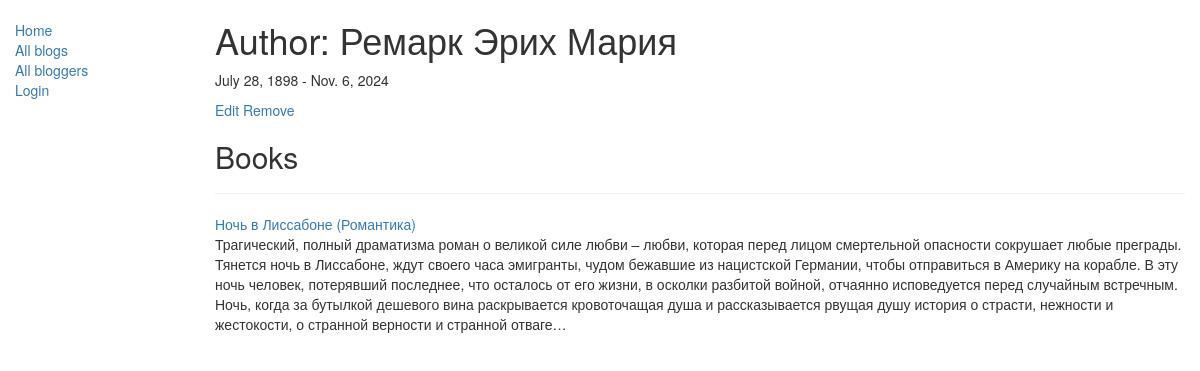
Before: /catalog/author/1/ with the older database file.
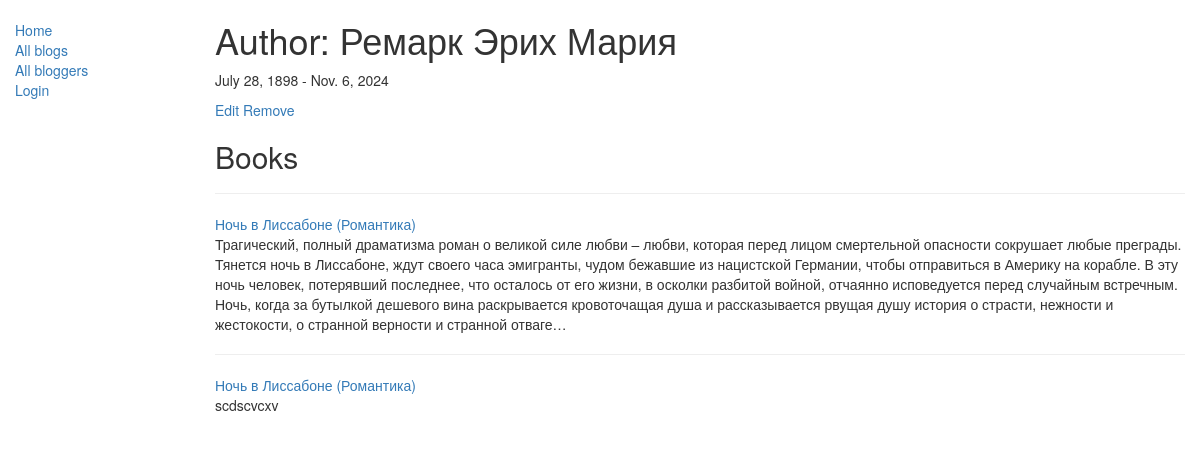
After: the same page with the newer database file.
### catalog/models.py (models this page shows, shortened)
class Book(models.Model):
    title = models.CharField(max_length=200)
    author = models.ForeignKey('Author', on_delete=models.SET_NULL, null=True)
    summary = models.TextField(max_length=1000, help_text="Enter a brief description of the book")
    isbn = models.CharField('ISBN', max_length=13,
                            help_text='13 Charact <a href="https://www.isbn-international.org/content/what-isbn">ISBN номер</a>')
    genre = models.ManyToManyField('Genre', help_text="Select a genre for this book")
    def get_absolute_url(self):
        return reverse('book-detail', args=[str(self.id)])
    def display_genre(self):
        return ', '.join([genre.name for genre in self.genre.all()[:3]])
    display_genre.short_description = 'Genre'

class Genre(models.Model):
    name = models.CharField(max_length=200, help_text="Enter a book genre (e.g. Science Fiction, French Poetry etc.)")

### catalog/views.py (the view)
# urls.py: path('author/<int:pk>/', views.AuthorDetailView.as_view(), name='author-detail'),
class AuthorDetailView(generic.DetailView):
    model = Author

### catalog/templates/catalog/author_detail.html
{% extends "base_generic.html" %}
{% block content %}
  <h1>Author: {{ author.last_name }} {{ author.first_name }}</h1>
  <p>{{ author.date_of_birth }} {% if author.date_of_death %} - {{ author.date_of_death }}{% endif %}</p>
<span><a href="{% url 'author_update' author.pk %}">Edit</a>
  <a href="{% url 'author_delete' author.pk %}">Remove</a></span>
  <h2>Books</h2>
    {% if author.book_set.all %}
        {% for book in author.book_set.all %}
        <hr>
        <a href="{{ book.get_absolute_url }}">{{ book.title }} ({{book.display_genre}})</a>
        <p>{{ book.summary }}</p>
        {% endfor %}
    {% else %}
        <p>This author has no books</p>
    {% endif %}
  </div>
{% endblock %}

Changed rows visible on the page:
added Book: title "Ночь в Лиссабоне", display_genre "Романтика", summary "scdscvcxv"
